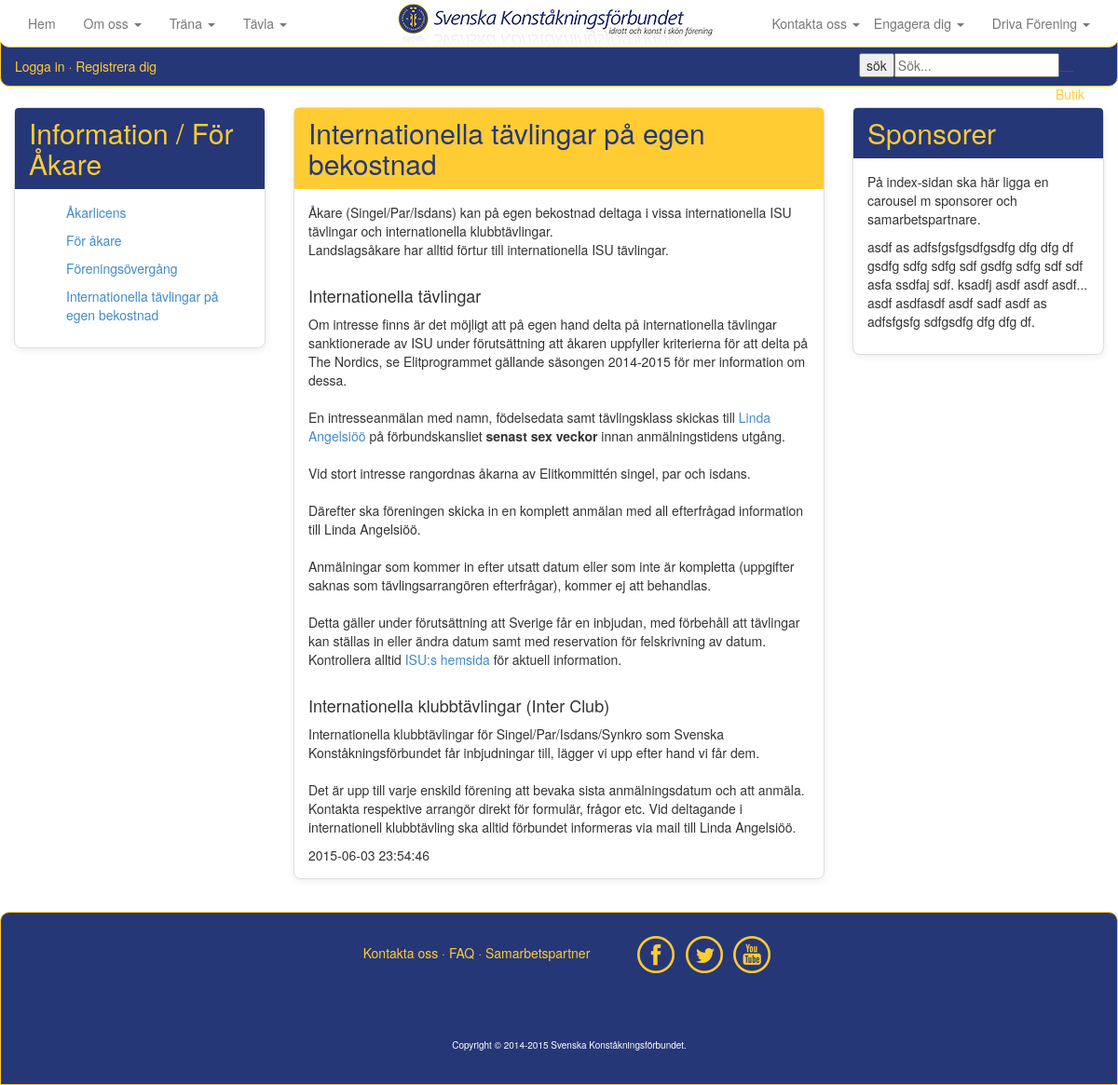
The page /aakare.php on the database its author committed.
### tables this page shows
CREATE TABLE IF NOT EXISTS `artikel` (
  `ArtikelId` int(11) NOT NULL,
  `ArtikelName` varchar(50) NOT NULL,
  `ArtikelMessage` text NOT NULL,
  `ArtikelTimeStamp` timestamp NOT NULL DEFAULT CURRENT_TIMESTAMP,
  `ArtikelPic` varchar(1000) NOT NULL,
  `ArtikelPicThumb` varchar(1000) NOT NULL,
  `kategori` varchar(20) NOT NULL
);

### aakare.php (the view, shortened to what this page needs)
<?php
include_once("inc/HTMLTemplate.php");
include_once("inc/Connstring.php");
$artikeltime = "";
$artikelnames = "";
if(!empty($_GET))
{
	$getartikelid = isset($_GET['ArtikelId']) ? $_GET['ArtikelId'] : '';
	$query = <<<END
		SELECT ArtikelId, ArtikelName, ArtikelMessage, ArtikelTimeStamp
		FROM artikel
		WHERE ArtikelId = "{$getartikelid}";
END;
	$res = $mysqli->query($query) or die();
	if($res->num_rows > 0)
	{
		while($row = $res->fetch_object())
		{
			$artikelname = $row->ArtikelName;
			$artikelmessage = $row->ArtikelMessage;
			$artikeltimestamp = $row->ArtikelTimeStamp;
			$artikeltime = <<<END
		<div class="panel panel-yellow">
			<div class="panel-heading">
				<h3 class="panel-title">{$artikelname}</h3>
			</div>
				<div class="panel-body">
					{$artikelmessage}
					{$artikeltimestamp}
				</div>
		</div>
END;
		}
	}
}
else
{
	$query = <<<END
		SELECT ArtikelId, ArtikelName, ArtikelMessage, ArtikelTimeStamp, kategori
		FROM artikel
		WHERE kategori = 'aakare'
		ORDER BY Artikeltimestamp
END;
	$res = $mysqli->query($query) or die();
		if($res->num_rows > 0)
		{
			while($row = $res->fetch_object())
			{
				$artikelname = $row->ArtikelName;
				$artikelmessage = $row->ArtikelMessage;
				$artikeltimestamp = $row->ArtikelTimeStamp;
				$artikeltime = <<<END
				<div class="panel panel-yellow">
					<div class="panel-heading">
						<h3 class="panel-title">{$artikelname}</h3>
					</div>
						<div class="panel-body">
							{$artikelmessage}
							{$artikeltimestamp}
						</div>
				</div>
END;
			}
		}
}
$query = <<<END
	SELECT ArtikelId, ArtikelName, ArtikelMessage, ArtikelTimeStamp, kategori
	FROM artikel
	WHERE kategori = 'aakare'
	ORDER BY Artikeltimestamp
END;
$res = $mysqli->query($query) or die();
if($res->num_rows > 0)
{
	while($row = $res->fetch_object())
	{
		$artikelId = $row->ArtikelId;
		$artikelname = $row->ArtikelName;
		$artikelnames .= <<<END
			<div class="collapse-in">
				<ul class="">
	   				<a href="aakare.php?ArtikelId={$artikelId}">
	   					<li>{$artikelname}</li>
	   				</a>
	   			</ul>
			</div>
END;
	}
}
$content = <<<END
       	<div id="content">
			<div class="row">
				<div class="col-md-3">
					<div class="panel panel-blue">
						<div class="panel-heading">
							<h3 class="panel-title yellow">Information / För Åkare</h3>
						</div>
						</a>
						<div class="panel-body">
							{$artikelnames}
						</div>
					</div>
				</div>
				<div class="col-xs-12 col-md-6">
					{$artikeltime}
				</div>
				<div class="col-md-3 pull-right">
					<div class="panel panel-blue">
						<div class="panel-heading">
							<h3 class="panel-title">Sponsorer</h3>
						</div>
						<div class="panel-body">
							<p>På index-sidan ska här ligga en carousel m sponsorer och samarbetspartnare.
							</p>
							<p class="divider"></p>
							<p>asdf as adfsfgsfgsdfgsdfg dfg dfg df gsdfg sdfg sdfg sdf gsdfg sdfg
							sdf sdf asfa ssdfaj sdf.
							ksadfj asdf asdf asdf... asdf asdfasdf asdf sadf asdf as adfsfgsfg
							sdfgsdfg dfg dfg df.
							</p>
						</div>
					</div>
				</div>
			</div>
       </div>
END;
echo $header;
echo $content;
echo $footer;
?>

### css/ia4.css (style rules this page uses)
html { height: 100% }
body { background-color: white; margin-right: auto; margin-left: auto; width:100%; height: 100% }
#content { z-index:-1; margin-top: 100px; margin-right: auto; margin-left: auto; width:100%; min-height: 400px; padding: 15px; background-color: white; }
.yellow { color: #ffcc33; }
.panel { margin-bottom: 20px; background-color: #fff; border: 1px solid transparent; border-radius: 8px; -webkit-box-shadow: 0 2px 8px rgba(0, 0, 0, .08); box-shadow: 0 2px 8px rgba(0, 0, 0, .08); }
.panel-body { padding: 15px; }
.panel-heading { padding: 10px 15px; border-bottom: 1px solid transparent; border-top-left-radius: 4px; border-top-right-radius: 4px; }
.panel-title { margin-top: 0; margin-bottom: 0; font-size: 16px; color: inherit; }
.panel-yellow { border-color: #ddd; }
.panel-yellow > .panel-heading { color: #263777; background-color: #ffcc33; border-color: #ffcc33; }
.panel-blue { border-color: #ddd; }
.panel-blue > .panel-heading { color: #ffcc33; background-color: #263777; border-color: #263777; }
.panel-title { margin-top: 0; margin-bottom: 0; font-size: 30px; color: inherit; }
ul { list-style-type: none; }

### rows shown on the page
artikel: ArtikelName "Åkarlicens"
artikel: ArtikelName "För åkare"
artikel: ArtikelName "Föreningsövergång"
artikel: ArtikelName "Internationella tävlingar på egen bekostnad", ArtikelMessage "Åkare (Singel/Par/Isdans) kan på egen bekostnad deltaga i vissa internationella ISU tävlingar och internationella klubbtävlingar. Landslagsåkare har alltid förtur till internationella ISU tävlingar. Internationella tävlingar Om intresse finns är det möjligt att på egen hand delta på internationella tävlingar sanktionerade av ISU under förutsättning att åkaren uppfyller kriterierna för att delta på The Nordics, se Elitprogrammet gällande säsongen 2014-2015 för mer information om dessa. En intresseanmälan med namn, födelsedata samt tävlingsklass skickas till Linda Angelsiöö på förbundskansliet senast sex veckor innan anmälningstidens utgång. Vid stort intresse rangordnas åkarna av…", ArtikelTimeStamp "2015-06-03 23:54:46"
